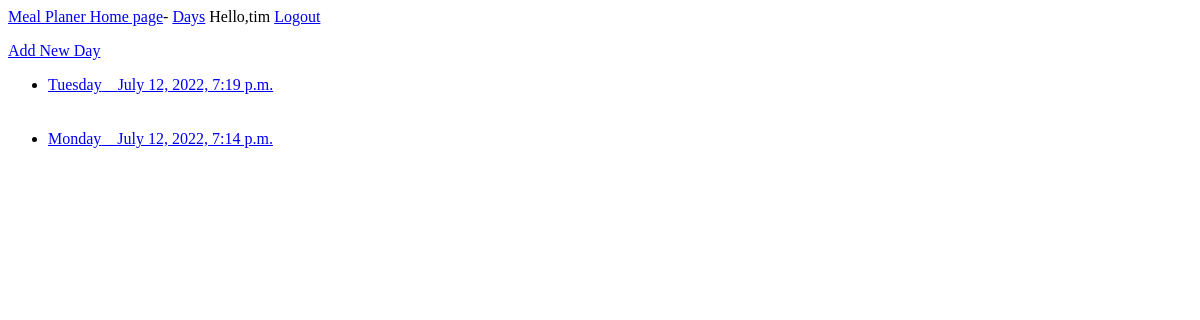
/day/ (signed in), run on an earlier commit of the app's database.
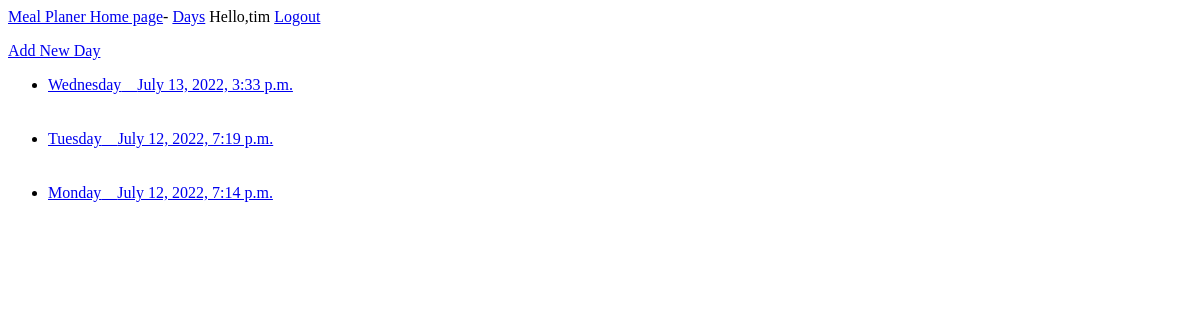
And on a later commit of the database.
### meal_plans/models.py (models this page shows)
class Day(models.Model):
	day_name=models.CharField(max_length=10)
	date_added=models.DateTimeField(auto_now_add=True)
	owner=models.ForeignKey(User,on_delete=models.CASCADE)
	def __str__(self):
		return self.day_name

### meal_plans/views.py (the view)
# urls.py: path('day/',views.day,name='day'),
@login_required
def day(request):
	days=Day.objects.filter(owner=request.user).order_by('-date_added')
	context={'days':days}
	return render(request,'meal_plans/days.html',context)

### meal_plans/templates/meal_plans/days.html (shortened to what this page needs)
{% extends 'meal_plans/base.html' %}
{% block content %}
<p> <a href="{% url 'meal_plans:new_day' %}"> Add New Day </a> </p>
<ul>
{% for day in days %}
<li><a href="{% url 'meal_plans:meals' day.id %}">{{day}}&nbsp;&nbsp;&nbsp;&nbsp;{{day.date_added}} <br><br><br></a>
</li>
{% endfor %}
</ul>
{% endblock content %}

### meal_plans/templates/meal_plans/base.html
<a href="{% url 'meal_plans:index' %}"> Meal Planer Home page</a>-
<a href="{% url 'meal_plans:day' %}"> Days</a>
{% if user.is_authenticated %}
	Hello,{{user.username }}
<a href="{% url 'users:logout' %}"> Logout</a>
{% else %}
-<a href="{% url 'users:login' %}"> Login </a>-
<a href="{% url 'users:register' %}"> Register </a>
{% endif %}
{% block content %}{% endblock content %}

What changed in the data, as far as the page shows it:
added Day: day_name "Wednesday", date_added "July 13, 2022, 3:33 p.m."
